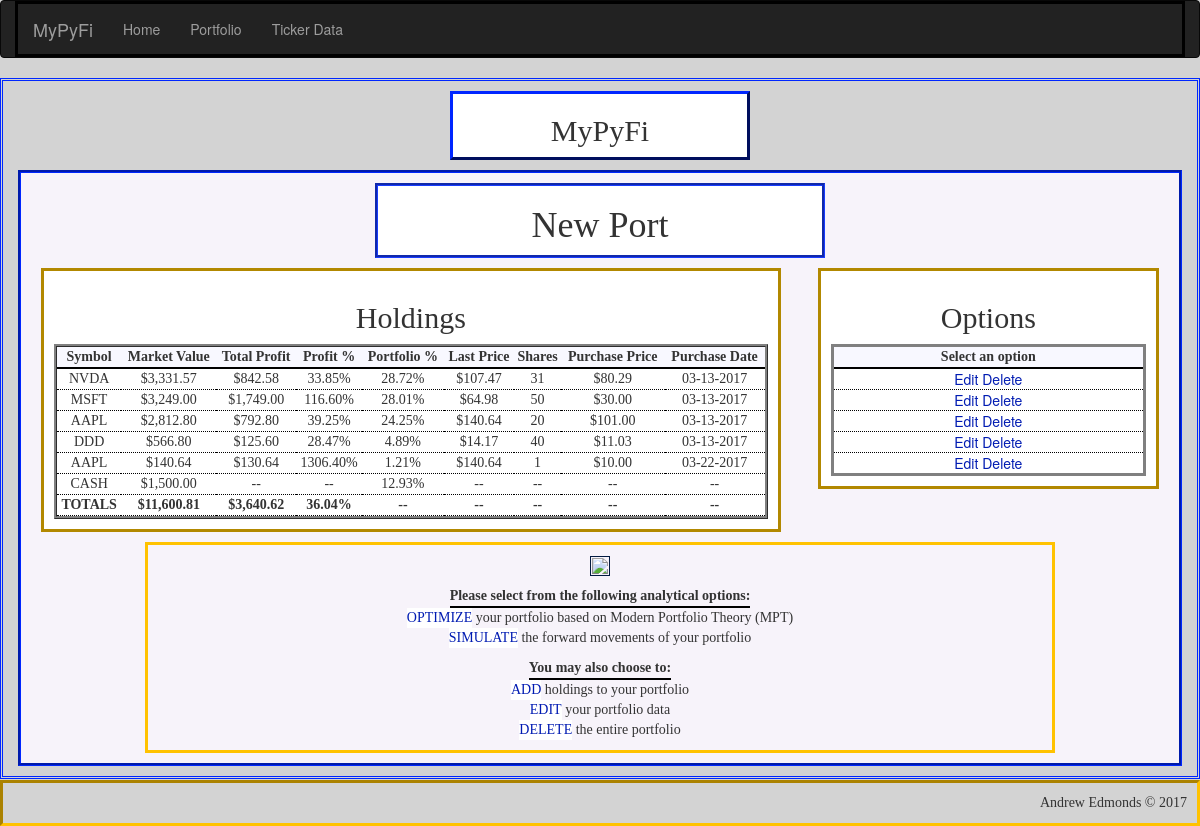
Page /portfolio/New Port on the committed database.
### app/models.py (models this page shows, shortened)
class Portfolio(db.Model):
    __tablename__ = 'portfolios'
    id = db.Column(db.Integer, primary_key=True, autoincrement=True)
    name = db.Column(db.String(25), unique=True)    # name of portfolio
    cash = db.Column(db.Float)                      # cash holdings within portfolio
    market_value = db.Column(db.Float)              # market value of all holdings + cash
    total_profit = db.Column(db.Float)              # total profits of all holdings
    invested = db.Column(db.Float)                  # total amount invested into holdings - excludes cash holding
    profit_percent = db.Column(db.Float)            # percent return on current amount invested - excludes cash holding
    num_holdings = db.Column(db.Integer)            # total number of holdings in portfolio - excludes cash holding
    holdings = db.relationship('Holding', backref='portfolio', lazy='dynamic')

class Holding(db.Model):
    __tablename__ = 'holdings'
    id = db.Column(db.Integer, primary_key=True, autoincrement=True)
    symbol = db.Column(db.String(6))            # stock symbol
    shares = db.Column(db.Integer)              # number of shares held
    market_value = db.Column(db.Float)          # market value of holding
    purch_date = db.Column(db.Date)             # date holding was purchased
    purch_price = db.Column(db.Float)           # share price on purchase date
    last_price = db.Column(db.Float)            # most recent price from pandas_dataframe module
    total_profit = db.Column(db.Float)          # total profits of holding ($)
    profit_percent = db.Column(db.Float)        # percent profit based on initial amount invested
    portfolio_percent = db.Column(db.Float)     # percent holding makes up of overall portfolio
    last_updated = db.Column(db.String)         # date holding's last_price attribute was updated
    portfolio_id = db.Column(db.Integer, db.ForeignKey('portfolios.id'))

### app/main/views.py (the view)
@main.route('/portfolio/<name>', methods=['GET', 'POST'])
def portfolio(name):
    portfolio = Portfolio.query.filter_by(name=name).first()
    if portfolio is None:
        abort(404)
    else:
        session['portfolio'] = str(portfolio.name)
    holding_data = portfolio.holdings.order_by(Holding.portfolio_percent.desc()).all()
    PortfolioPlot(portfolio)
    return render_template('portfolio/portfolio.html', name=name, holding_data=holding_data, cash=portfolio.cash)

### app/templates/portfolio/portfolio.html (shortened to what this page needs)
{% extends "base-detailed.html" %}
{% import "bootstrap/wtf.html" as wtf %}
{% block page_title %}
<h2>
    <center>MyPyFi</center>
</h2>
{% endblock %}
{% block main_title %}
<h1>{{ name }}</h1>
{% endblock %}
{% block main_focus %}
{% if not holding_data|count > 0 %}
<h1>
    <center>No Holdings Found!</center>
</h1>
<p>
<center>There are no holdings saved in the portfolio {{ name }}</center></p>
{% else %}
<h2>
    <center>Holdings</center>
</h2>
<table style="width:100%" id="portfolio_table">
    <tr>
        <th>
            <center>Symbol</center>
        </th>
        <th>
            <center>Market Value</center>
        </th>
        <th>
            <center>Total Profit</center>
        </th>
        <th>
            <center>Profit %</center>
        </th>
        <th>
            <center>Portfolio %</center>
        </th>
        <th>
            <center>Last Price</center>
        </th>
        <th>
            <center>Shares</center>
        </th>
        <th>
            <center>Purchase Price</center>
        </th>
        <th>
            <center>Purchase Date</center>
        </th>
    </tr>
    {% for holding in holding_data %}
    <tr>
        <td>
            <center>{{ holding["symbol"] | upper }}</center>
        </td>
        <td>
            <center>{{ "${:,.2f}".format(holding["last_price"]*holding["shares"]) }}</center>
        </td>
        <td>
            <center>{{ "${:,.2f}".format(holding["total_profit"]) }}</center>
        </td>
        <td>
            <center>{{ "{0:.2f}%".format(holding["profit_percent"]*100) }}</center>
        </td>
        <td>
            <center>{{ "{0:.2f}%".format(holding["portfolio_percent"]*100) }}</center>
        </td>
        <td>
            <center>{{ "${:,.2f}".format(holding["last_price"]) }}</center>
        </td>
        <td>
            <center>{{ holding["shares"] }}</center>
        </td>
        <td>
            <center>{{ "${:,.2f}".format(holding["purch_price"]) }}</center>
        </td>
        <td>
            <center>{{ "{:%m-%d-%Y}".format(holding["purch_date"]) }}</center>
        </td>
    </tr>
    {% endfor %}
    <tr id="cash_row">
        <td>
            <center>CASH</center>
        </td>
        <td>
            <center>{{ "${:,.2f}".format(cash) }}</center>
        </td>
        <td>
            <center>--</center>
        </td>
        <td>
            <center>--
            </center>
        </td>
        <td>
            <center>{{
                "{0:.2f}%".format(100*cash/(holding_data|sum(attribute="market_value")+cash))
                }}
            </center>
        </td>
        <td>
            <center>--
            </center>
        </td>
        <td>
            <center>--
            </center>
        </td>
        <td>
            <center>--
            </center>
        </td>
        <td>
            <center>--
            </center>
        </td>
    </tr>
    <tr id="focus_total_row">
        <td>
            <center>TOTALS</center>
        </td>
        <td>
            <center>{{ "${:,.2f}".format(cash + holding_data|sum(attribute="market_value")) }}</center>
        </td>
        <td>
            <center>{{ "${:,.2f}".format(holding_data|sum(attribute="total_profit")) }}</center>
        </td>
        <td>
            <center>{{
                "{0:.2f}%".format(100*holding_data|sum(attribute="total_profit")/holding_data|sum(attribute="market_value"))
                }}
            </center>
        </td>
        <td>
            <center>--
            </center>
        </td>
        <td>
            <center>--
            </center>
        </td>
        <td>
            <center>--
            </center>
        </td>
        <td>
            <center>--
            </center>
        </td>
        <td>
            <center>--
            </center>
        </td>
    </tr>
</table>
{% endif %}
{% endblock %}
{% block main_options %}
{% if not holding_data|count > 0 %}
<h1>
    <center>No Holdings Found!</center>
</h1>
<p>
<center>There are no holdings saved in the portfolio {{ name }}</center></p>
{% else %}
<h2>
    <center>Options</center>
</h2>
<table style="width:100%" id="options_table">
    <tr>
        <th>
            <center>Select an option</center>
        </th>
    </tr>
    {% for holding in holding_data %}
    <tr>
        <td>
            <a class="button"
               href="{{ url_for('main.holding_edit', name=name, symbol=holding['symbol'], holding_id = holding['id'])}}">Edit</a>
            <a class="button"
               href="{{ url_for('main.holding_delete_ask', name=name, symbol=holding['symbol'], holding_id = holding['id'])}}">Delete</a>
        </td>
    </tr>
    {% endfor %}
</table>
{% endif %}
{% endblock %}
{% block verbage %}
<img src="{{ url_for('static',filename='portfolio_plot.png') }}">
<table style="width:100%" id="verbage_action_table">
    <tr>
        <th>
            <center>Please select from the following analytical options:</center>
        </th>
    </tr>
    <tr>
        <td>
            <a class="button" href="{{ url_for('main.portfolio_optimal_ask', name=name) }}">OPTIMIZE</a>
            your portfolio based on Modern Portfolio Theory (MPT)
        </td>
    </tr>
    <tr>
        <td>
            <a class="button" href="{{ url_for('main.portfolio_simulate_ask', name=name) }}">SIMULATE</a>
            the forward movements of your portfolio
        </td>
    </tr>
</table>
<table style="width:100%" id="verbage_edit_table">
    <tr>
        <th>
            <center>You may also choose to:</center>
        </th>
    </tr>
    <tr>
        <td>
            <a class="button" href="{{ url_for('main.holding_add', name=name) }}">ADD</a>
            holdings to your portfolio
        </td>
    </tr>
    <tr>
        <td>
            <a class="button" href="{{ url_for('main.portfolio_edit', name=name) }}">EDIT</a>
            your portfolio data
        </td>
    </tr>
    <tr>
        <td>
            <a class="button" href="{{ url_for('main.portfolio_delete_ask', name=name) }}">DELETE</a> the entire
            portfolio
        </td>
    </tr>
</table>
{% endblock %}

### app/static/css/style_main.css (style rules this page uses)
body { background-color: lightgray; }
#main h2 { font-family: "Palatino Linotype"; }
#main th { font-family: "Bitstream Vera Sans Mono"; border-bottom: 2pt solid black; }
#portfolio_table { border-collapse: separate; border-style: ridge; background-color: #F4F1F7; }
#main-focus th { background-color: ghostwhite; }
#main-focus td { font-family: "Felix Titling"; border-bottom: 1pt dotted black; background-color: white; }
#focus_total_row { font-weight: bold; }
#options_table { text-align: center; border-style: solid; background-color: #F4F1F7; }
#main-options th { background-color: ghostwhite; }
#main-options td { font-family: Verdana, "Helvetica Neue", Arial, Helvetica, Geneva, sans-serif; border-bottom: 1pt dotted black; background-color: white; }
#verbage th { display: inline-block; }
.button { background-color: white; color: #001BB2; border: thin; text-align: center; text-decoration: none; display: inline-block; cursor: pointer; }
img { padding:1px; border:1px solid #021a40; }

### rows in the picture
Portfolio: name "New Port", cash "$1,500.00"
Holding: symbol "NVDA", holding['last_price']*holding['shares'] "$3,331.57", total_profit "$842.58", holding['profit_percent']*100 "33.85%", holding['portfolio_percent']*100 "28.72%", last_price "$107.47", shares "31", purch_price "$80.29", purch_date "03-13-2017"
Holding: symbol "MSFT", holding['last_price']*holding['shares'] "$3,249.00", total_profit "$1,749.00", holding['profit_percent']*100 "116.60%", holding['portfolio_percent']*100 "28.01%", last_price "$64.98", shares "50", purch_price "$30.00", purch_date "03-13-2017"
Holding: symbol "AAPL", holding['last_price']*holding['shares'] "$2,812.80", total_profit "$792.80", holding['profit_percent']*100 "39.25%", holding['portfolio_percent']*100 "24.25%", last_price "$140.64", shares "20", purch_price "$101.00", purch_date "03-13-2017"
Holding: symbol "DDD", holding['last_price']*holding['shares'] "$566.80", total_profit "$125.60", holding['profit_percent']*100 "28.47%", holding['portfolio_percent']*100 "4.89%", last_price "$14.17", shares "40", purch_price "$11.03", purch_date "03-13-2017"
Holding: symbol "AAPL", holding['last_price']*holding['shares'] "$140.64", total_profit "$130.64", holding['profit_percent']*100 "1306.40%", holding['portfolio_percent']*100 "1.21%", last_price "$140.64", shares "1", purch_price "$10.00", purch_date "03-22-2017"

### other values in the picture
{{ "${:,.2f}".format(cash + holding_data|sum(attribute="market_value")) }} "$11,600.81"
{{ "${:,.2f}".format(holding_data|sum(attribute="total_profit")) }} "$3,640.62"
